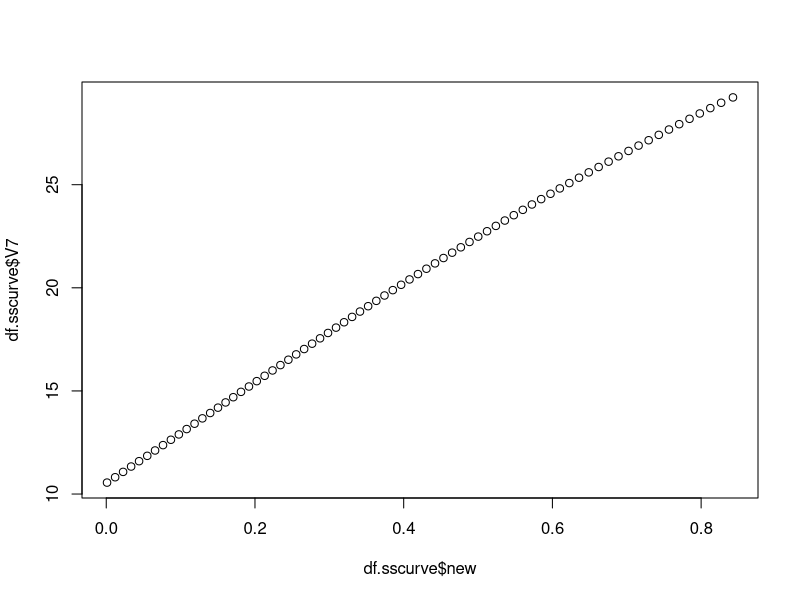
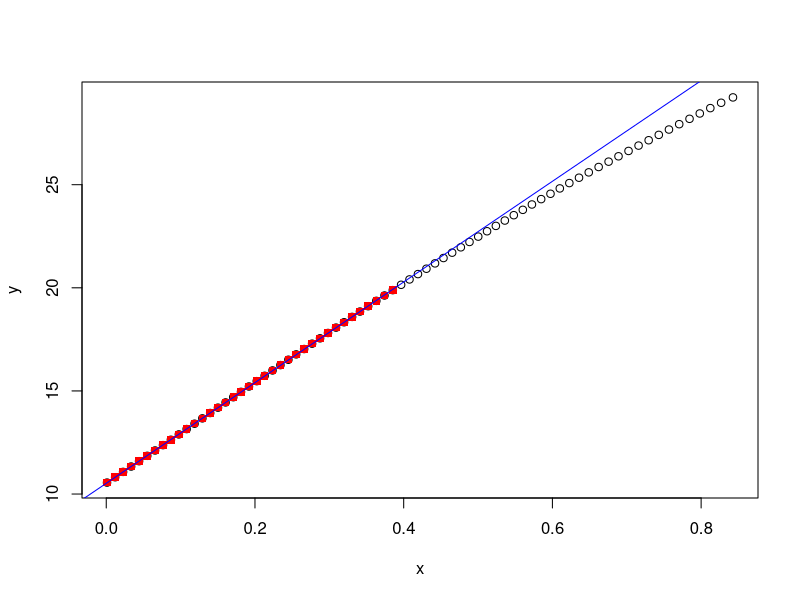

Write the R code that produced these figures, in order.
#Read TXT/CSV file in input directory
#Make for to know what king of file encoding your equipment software will provide
read.table("Input/BC50GLU_01.txt", skip = 56, header = FALSE, sep = "", fileEncoding = "UTF-16")

df <- read.table("Input/BC50TA_01.txt", skip = 56, header = FALSE, sep = "", fileEncoding = "UTF-16")

#Identify and name(optional) the signals you want to work with
df.length <- df$V6
df.stress <- df$V7

#Normalize strain signal based on length and add to the data frame
df$new <- ((df.length - df.length[1])/df.length[1])*100

#Build a new data frame with subset values of strain > 0.
df.sscurve <- df[df$new > 0,]

#Test and see if your Strain x Stress curve is correct
plot(df.sscurve$new, df.sscurve$V7) 

#Finding the curve linear portion
a <- data.frame(x = df.sscurve$new,
                y = df.sscurve$V7)

  b <- diff(a[,2])/diff(a[,1])
  b.k <- kmeans(b,3)
  b.max <- max(abs(b.k$centers))
  b.v <- which(b.k$cluster == match(b.max, b.k$centers))

  RES <- a[b.v,]
  plot(a)
  points(RES,pch=15, col="red")
  abline(coef(lm(y~x,RES)), col="blue")

#[1] Reference akond (https://stackoverflow.com/questions/46108100/how-to-find-the-linear-part-of-a-curve)
  
#Young's module identification 

coef(lm(y~x,RES))

# X is related to the Young's modulus
  
  
  
  
  
  
  
  
  
  
  
  
  
  
  
  
  
  
  
  
  
  
  
  
  
  
  
  
  
  
  
  
  
  
  
  
  
  
  
  
  
  
  
  
  
  


